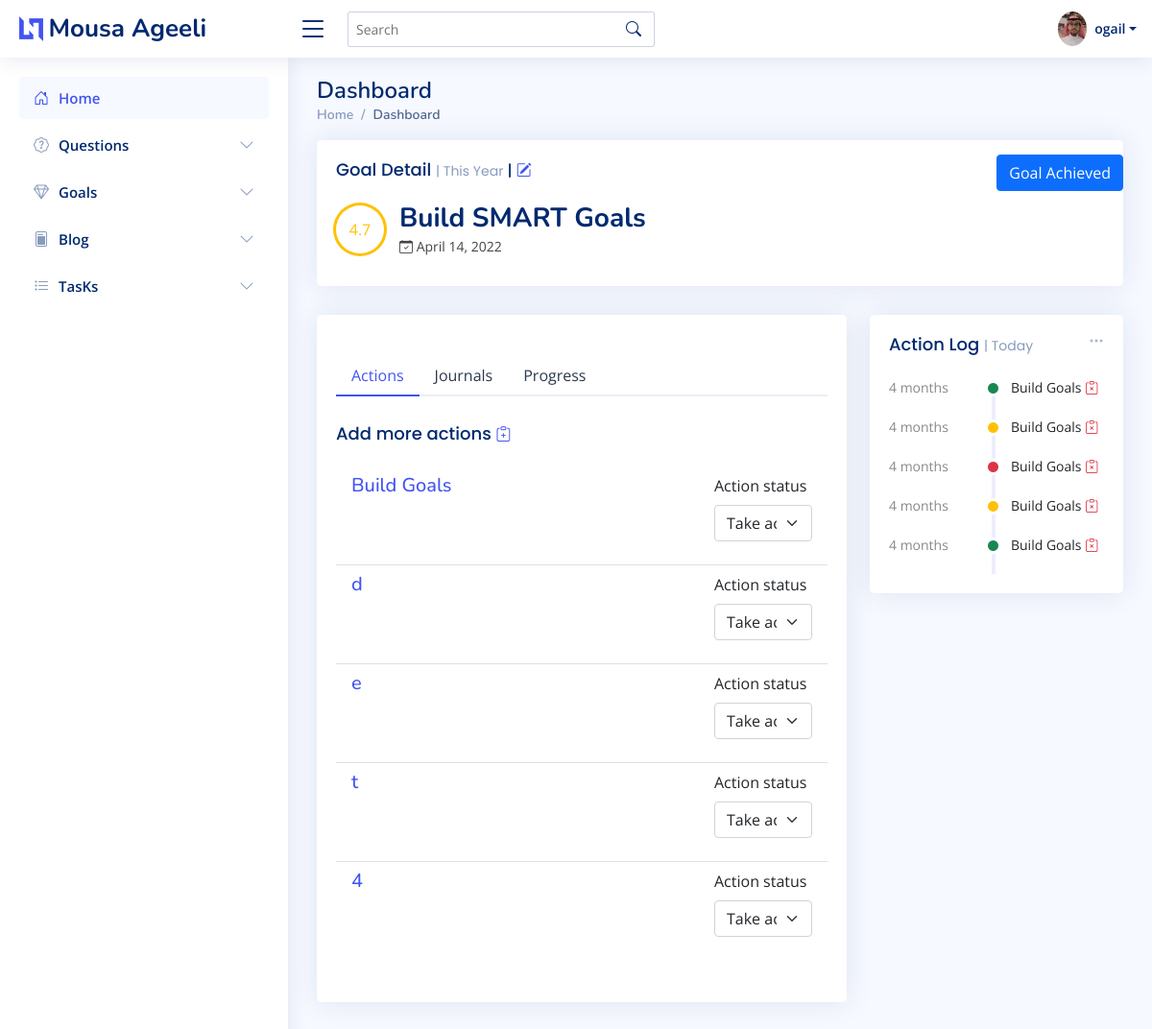
/goals/3/ (signed in), run on the app's committed database.
### goals/models.py (models this page shows, shortened)
class Goal(models.Model):
    user = models.ForeignKey(User, on_delete=models.CASCADE)
    goal = models.TextField()
    date_created = models.DateTimeField(auto_now=True)
    categories = models.ManyToManyField(Category, related_name='goals')
    actions = models.ManyToManyField('Action', related_name='goals')
    target_date = models.DateField(null=True, blank=True)
    goal_achieved = models.BooleanField(default=False)
    def __str__(self):
        return self.goal
    @property
    def current_score(self):
        return self.goalscore_set.latest().score
    @property
    def first_action(self):
        return self.goalscore_set.earliest().calculated_at
    @property
    def most_recent_action(self):
        return self.goalscore_set.latest().calculated_at
    def get_success_range_class(self):
        if self.current_score is None:
            return
        if 0 <= self.current_score < 4:
            bootstrap_class = 'danger'
        elif 4 <= self.current_score < 7:
            bootstrap_class = 'warning'
        else:
            bootstrap_class = 'success'
        return bootstrap_class

class GoalScore(models.Model):
    goal = models.ForeignKey(Goal, on_delete=models.CASCADE)
    score = models.DecimalField(max_digits=3, decimal_places=1)
    calculated_at = models.DateTimeField(auto_now_add=True)
    class Meta:
        ordering = ['calculated_at']
        get_latest_by = 'calculated_at'

class Action(models.Model):
    user = models.ForeignKey(User, on_delete=models.CASCADE)
    action = models.TextField(blank=True)
    priority = models.SmallIntegerField(blank=True, null=True)
    action_completed = models.BooleanField(default=False)
    def __str__(self):
        return self.action

class ActionLog(models.Model):
    action = models.ForeignKey(Action, on_delete=models.CASCADE, null=True)
    action_status = models.IntegerField(choices=choices.ACTION_STATUS, blank=True, null=True)
    status_logged = models.DateTimeField(auto_now_add=True)
    class Meta:
        ordering = ['-status_logged', ]
    def get_action_status_class(self):
        if self.action_status == 0:
            bootstrap_class = 'danger'
        elif self.action_status == 5:
            bootstrap_class = 'warning'
        else:
            bootstrap_class = 'success'
        return bootstrap_class

### goals/views.py (the view)
# urls.py: re_path(r'^(?P<goal_pk>\d+)/$', views.goal_detail_view, name='goal_detail'),
@login_required
def goal_detail_view(request, goal_pk):
    goal = get_object_or_404(Goal, pk=goal_pk, user=request.user)
    goal_scores = GoalScore.objects.filter(goal=goal)
    active_actions = Action.objects.filter(goals=goal, action_completed=False)
    for action in active_actions:
        if not action.priority:
            action.priority = len(active_actions)
    active_actions = sorted(active_actions, key=lambda a: a.priority)
    ActionLogFormSet = modelformset_factory(ActionLog, form=ActionLogForm, extra=goal.actions.count())
    action_log_formset = ActionLogFormSet(queryset=ActionLog.objects.none(), initial=[
        {'action': action.pk} for action in goal.actions.all()])
    action_log = ActionLog.objects.filter(action__goals=goal)[:5]
    goals = Goal.objects.filter(user=request.user)
    goals = goals.exclude(goalscore__isnull=True)
    goals = goals.exclude(pk=goal.pk)
    context = {
        'goal': goal,
        'goal_scores': goal_scores,
        'entry_form': EntryForm(),
        'active_actions': active_actions,
        'action_formset': ActionFormSet(queryset=Action.objects.none()),
        'action_log_formset': action_log_formset,
        'action_log': action_log,
        'goals': goals,
    }
    if goal.goalscore_set.count():
        display_chart = (goal.most_recent_action - goal.first_action).days >= 1
        tracked_for_over_a_week = (goal.most_recent_action - goal.first_action).days > 7
        context['display_chart'] = display_chart
        context['tracked_for_over_a_week'] = tracked_for_over_a_week
    return render(request, template_name='goals/goal_detail.html', context=context)

### journal/forms.py
class EntryForm(forms.ModelForm):
    class Meta:
        model = Entry
        fields = [
            'progress',
        ]

### templates/goals/goal_detail.html (shortened to what this page needs)
{% extends 'home.html' %}
{% load bootstrap5 %}
{% block content %}
<div class="col-lg-12">
    <div class="card info-card customers-card">
        <div class="filter">
            <form method="post" action="{% url 'goal_achieved' pk=goal.pk %}">{% csrf_token %}
                <button type="submit" class="btn btn-primary btn-block mt-2 mt-lg-0">Goal Achieved</button>
            </form>
        </div>
        <div class="card-body">
            <h5 class="card-title">Goal Detail <span>| This Year</span><small> | <a class="mr-2" href="{% url 'edit_goal' goal.pk %}"><i class="bi  bi-pencil-square"></i></a></small></h5>
            <div class="d-flex align-items-center">
                <div class="mr-4 goal-score-container">
                    {% if goal.current_score or goal.current_score == 0 %}
                    <div class="goal-score goal-score-{{ goal.get_success_range_class }}">{{ goal.current_score }}</div>
                    {% endif %}
                </div>
                <div class="ps-3">
                    <h6>{{ goal|safe }}</h6>
                    <small>{% if goal.target_date %}<i class="bi bi-calendar-check"></i> {{ goal.target_date }}{% else %}Ongoing{% endif %}</small>
                </div>
            </div>
        </div>
    </div>
</div>
<div class="col-lg-8">
    <div class="card">
        <div class="card-body">
            <h5 class="card-title"></h5>
            <ul class="nav nav-tabs nav-tabs-bordered" id="borderedTab" role="tablist">
                <li class="nav-item" role="presentation">
                    <button class="nav-link active" id="home-tab" data-bs-toggle="tab" data-bs-target="#bordered-home" type="button" role="tab" aria-controls="home" aria-selected="true">Actions</button>
                </li>
                <li class="nav-item" role="presentation">
                    <button class="nav-link" id="profile-tab" data-bs-toggle="tab" data-bs-target="#bordered-profile" type="button" role="tab" aria-controls="profile" aria-selected="false">Journals</button>
                </li>
                {% if display_chart %}
                <li class="nav-item" role="presentation">
                    <button class="nav-link" id="pills-progress-tab" data-bs-toggle="tab" data-bs-target="#pills-progress" type="button" role="tab" aria-controls="pills-progress" aria-selected="false">Progress</button>
                </li>
                {% endif %}
            </ul>
            <div class="tab-content pt-2" id="borderedTabContent">
                <div class="list-group tab-pane fade show active" id="bordered-home" role="tabpanel" aria-labelledby="home-tab">
                    {% include 'goals/_actions.html' %}
                </div>
            </div>
        </div>
    </div>
</div>
<div class="col-lg-4">
    {% include 'goals/_action_log.html' %}
</div>
{% endblock %}

### templates/navbar.html (shortened to what this page needs)
{% load static %}
<header id="header" class="header fixed-top d-flex align-items-center">
  <div class="d-flex align-items-center justify-content-between">
    <a href="/" class="logo d-flex align-items-center">
      <img src="{% static 'assets/img/logo.png' %}" alt="">
      <span class="d-none d-lg-block">Mousa Ageeli</span>
    </a>
    {% if user.is_authenticated %}
    <i class="bi bi-list toggle-sidebar-btn"></i>
    {% endif %}
  </div>
  {% if user.is_authenticated %}
  <div class="search-bar">
    <form class="search-form d-flex align-items-center" method="POST" action="#">
      <input type="text" name="query" placeholder="Search" title="Enter search keyword">
      <button type="submit" title="Search"><i class="bi bi-search"></i></button>
    </form>
  </div>
  {% endif %}
  <nav class="header-nav ms-auto">
    <ul class="d-flex align-items-center">
      <li class="nav-item dropdown pe-3">
        <a class="nav-link nav-profile d-flex align-items-center pe-0" href="#" data-bs-toggle="dropdown">
          {% if user.is_authenticated %}
          <img src="{% static 'assets/img/profile-img.jpg' %}" alt="Profile" class="rounded-circle">
          <span class="d-none d-md-block dropdown-toggle ps-2">{{ user.username }}</span>
        </a>
          {% endif %}
      </li>
    </ul>
  </nav>
</header>

### templates/goals/_actions.html (shortened to what this page needs)
{% load bootstrap5 %}
<h5 class="card-title pl-3">Add more actions <small><a data-bs-toggle="collapse" href="#collapseActionForm" role="button" aria-expanded="false" aria-controls="collapseActionForm"><i class="bi bi-clipboard-plus"></i></a></small></h5>
<form method="post" action="{% url 'action_log' goal.pk %}" class="mb-4" id="action-log-formset">
    <ul class="list-group list-group-flush mb-4">
    {% for action in active_actions %}
    {% for form in action_log_formset %}
        {% if action.id == form.initial.action %}
        <li class="list-group-item">
            <div class="row">
            <div class="col-md-9">
            <h5>
                <a href="{% url 'manage_action' goal_pk=goal.pk action_pk=form.initial.action %}">
                {{ action|safe }} {% if action.goals.count > 1 %}({{ action.goals.count }} goals){% endif %}
                </a>
            </h5>
            </div>
            <div class="col-md-3">
            {% if action.action_completed %}
                <h5><span class="badge badge-success">Action Completed!</span></h5>
            {% else %}
                {% bootstrap_form form show_label=False form_group_class='form-group take-action-select' %}
            {% endif %}
            </div>
            </div>
        </li>
        {% endif %}
    {% endfor %}
    {% endfor %}
    </ul>
</form>

### templates/goals/_action_log.html (shortened to what this page needs)
<div class="card">
    <div class="filter">
        <a class="icon" href="#" data-bs-toggle="dropdown"><i class="bi bi-three-dots"></i></a>
    </div>
    <div class="card-body">
        <h5 class="card-title">Action Log <span>| Today</span></h5>
        <div class="activity">
            {% if action_log %}
            {% for action_recorded in action_log %}
            <div class="activity-item d-flex">
                <div class="activite-label">{{ action_recorded.status_logged|timesince }}</div>
                <i class='bi bi-circle-fill activity-badge text-{{ action_recorded.get_action_status_class }} align-self-start'></i>
                <div class="activity-content">
                 <a href="{% url 'manage_action' goal_pk=goal.pk action_pk=action_recorded.action.pk %}" class="text-dark">{{ action_recorded.action|safe }}</a> <a href="#" data-bs-toggle="modal" data-bs-target="#basicModal-{{action_recorded.pk}}"><i class="bi bi-clipboard-x text-danger"></i></a>
                </div>
            </div>
            {% endfor %}
            {% endif %}
        </div>
    </div>
</div>

### static/css/project.css (style rules this page uses)
.goal-score { display: inline-block; height: 50px; width: 50px; line-height: 50px; -moz-border-radius: 25px; border-radius: 25px; background-color: transparent; text-align: center; -webkit-box-shadow: 0px 0px 0px 3px #08D419; -moz-box-shadow: 0px 0px 0px 3px #08D419; box-shadow: 0px 0px 0px 3px #08D419; }
.goal-score-warning { color: #FFC105; -webkit-box-shadow: 0px 0px 0px 3px #FFC105; -moz-box-shadow: 0px 0px 0px 3px #FFC105; box-shadow: 0px 0px 0px 3px #FFC105; }

### static/assets/css/style.css (style rules this page uses)
:root { scroll-behavior: smooth; }
body { font-family: "Open Sans", sans-serif; background: #f6f9ff; color: #444444; }
a { color: #4154f1; text-decoration: none; }
h1, h2, h3, h4, h5, h6 { font-family: "Nunito", sans-serif; }
.ps-3 { overflow:hidden; }
.card { margin-bottom: 30px; border: none; border-radius: 5px; box-shadow: 0px 0 30px rgba(1, 41, 112, 0.1); }
.card-title { padding: 20px 0 15px 0; font-size: 18px; font-weight: 500; color: #012970; font-family: "Poppins", sans-serif; }
.card-title span { color: #899bbd; font-size: 14px; font-weight: 400; }
.card-body { padding: 0 20px 20px 20px; }
.nav-tabs-bordered { border-bottom: 2px solid #ebeef4; }
.nav-tabs-bordered .nav-link { margin-bottom: -2px; border: none; color: #2c384e; }
.nav-tabs-bordered .nav-link.active { background-color: #fff; color: #4154f1; border-bottom: 2px solid #4154f1; }
.logo { line-height: 1; }
@media (min-width: 1200px) { .logo { width: 280px; } }
.logo img { max-height: 26px; margin-right: 6px; }
.logo span { font-size: 26px; font-weight: 700; color: #012970; font-family: "Nunito", sans-serif; }
.header { transition: all 0.5s; z-index: 997; height: 60px; box-shadow: 0px 2px 20px rgba(1, 41, 112, 0.1); background-color: #fff; padding-left: 20px; }
.header .toggle-sidebar-btn { font-size: 32px; padding-left: 10px; cursor: pointer; color: #012970; }
.header .search-bar { min-width: 360px; padding: 0 20px; }
.header .search-form { width: 100%; }
.header .search-form input { border: 0; font-size: 14px; color: #012970; border: 1px solid rgba(1, 41, 112, 0.2); padding: 7px 38px 7px 8px; border-radius: 3px; transition: 0.3s; width: 100%; }
.header .search-form button { border: 0; padding: 0; margin-left: -30px; background: none; }
.header .search-form button i { color: #012970; }
.header-nav ul { list-style: none; }
.header-nav > ul { margin: 0; padding: 0; }
.header-nav .nav-profile { color: #012970; }
.header-nav .nav-profile img { max-height: 36px; }
.header-nav .nav-profile span { font-size: 14px; font-weight: 600; }
.dashboard .filter { position: absolute; right: 0px; top: 15px; }
.dashboard .filter .icon { color: #aab7cf; padding-right: 20px; padding-bottom: 5px; transition: 0.3s; font-size: 16px; }
.dashboard .info-card { padding-bottom: 10px; }
.dashboard .info-card h6 { font-size: 28px; color: #012970; font-weight: 700; margin: 0; padding: 0; }
.dashboard .activity { font-size: 14px; }
.dashboard .activity .activity-item .activite-label { color: #888; position: relative; flex-shrink: 0; flex-grow: 0; min-width: 100px; max-width: 100px; }
.dashboard .activity .activity-item .activite-label::before { content: ""; position: absolute; right: -11px; width: 4px; top: 0; bottom: 0; background-color: #eceefe; }
.dashboard .activity .activity-item .activity-badge { margin-top: 3px; z-index: 1; font-size: 11px; line-height: 0; border-radius: 50%; flex-shrink: 0; border: 3px solid #fff; flex-grow: 0; }
.dashboard .activity .activity-item .activity-content { padding-left: 10px; padding-bottom: 20px; }
.dashboard .activity .activity-item:first-child .activite-label::before { top: 5px; }

### data on the page
Goal: current_score "4.7", goal "Build SMART Goals", target_date "April 14, 2022"
Action: action_log_formset "Build Goals"
Action: action_log_formset "d"
Action: action_log_formset "e"
Action: action_log_formset "t"
Action: action_log_formset "4"
ActionLog: status_logged "4 months", action_status 10 (drawn), action "Build Goals"
ActionLog: status_logged "4 months", action_status 5 (drawn), action "Build Goals"
ActionLog: status_logged "4 months", action_status 0 (drawn), action "Build Goals"
ActionLog: status_logged "4 months", action_status 5 (drawn), action "Build Goals"
ActionLog: status_logged "4 months", action_status 10 (drawn), action "Build Goals"

### other printed values
{{ user.username }} "ogail"
